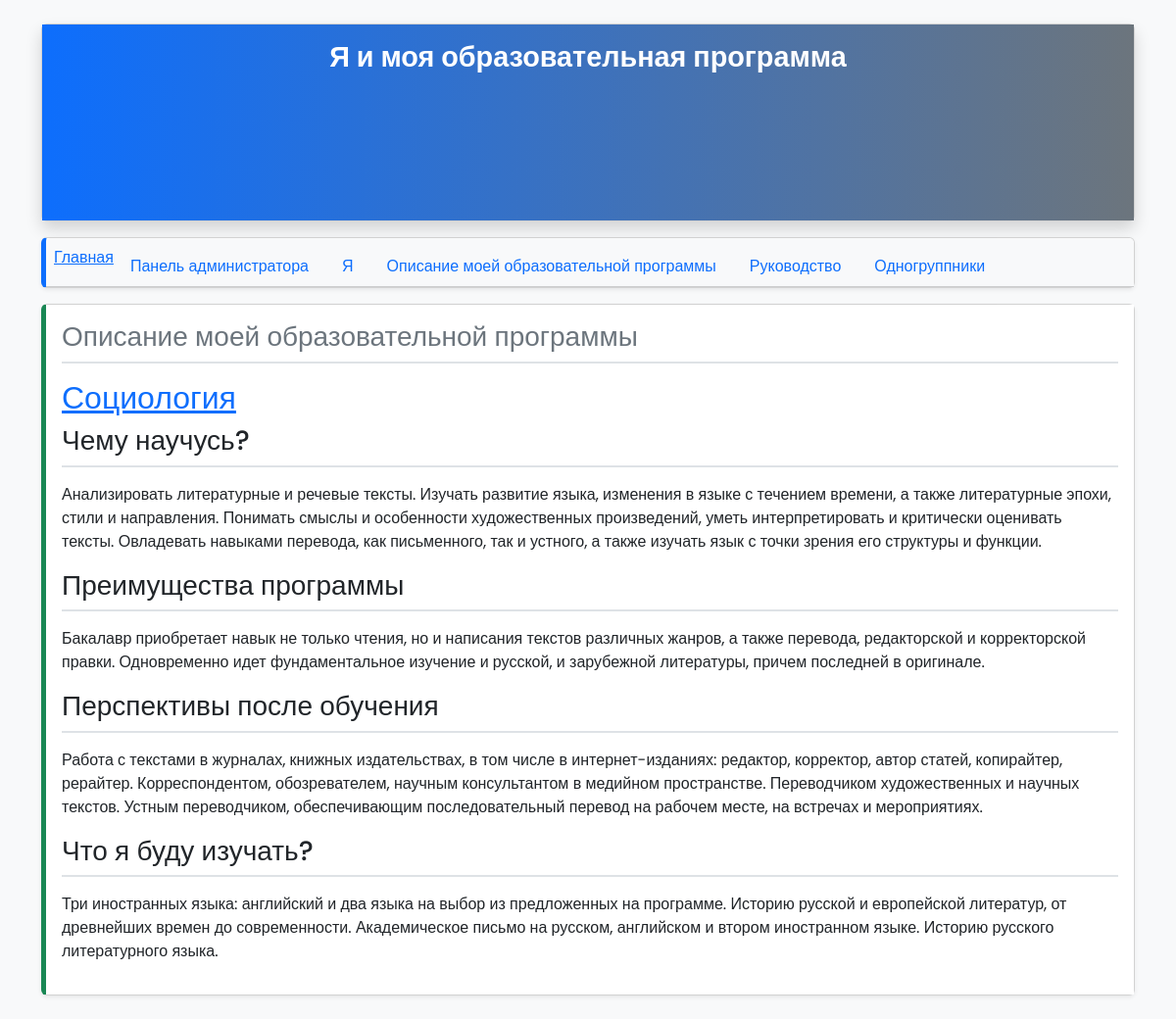
The page /app2/about_programm_read on the database as committed earlier.
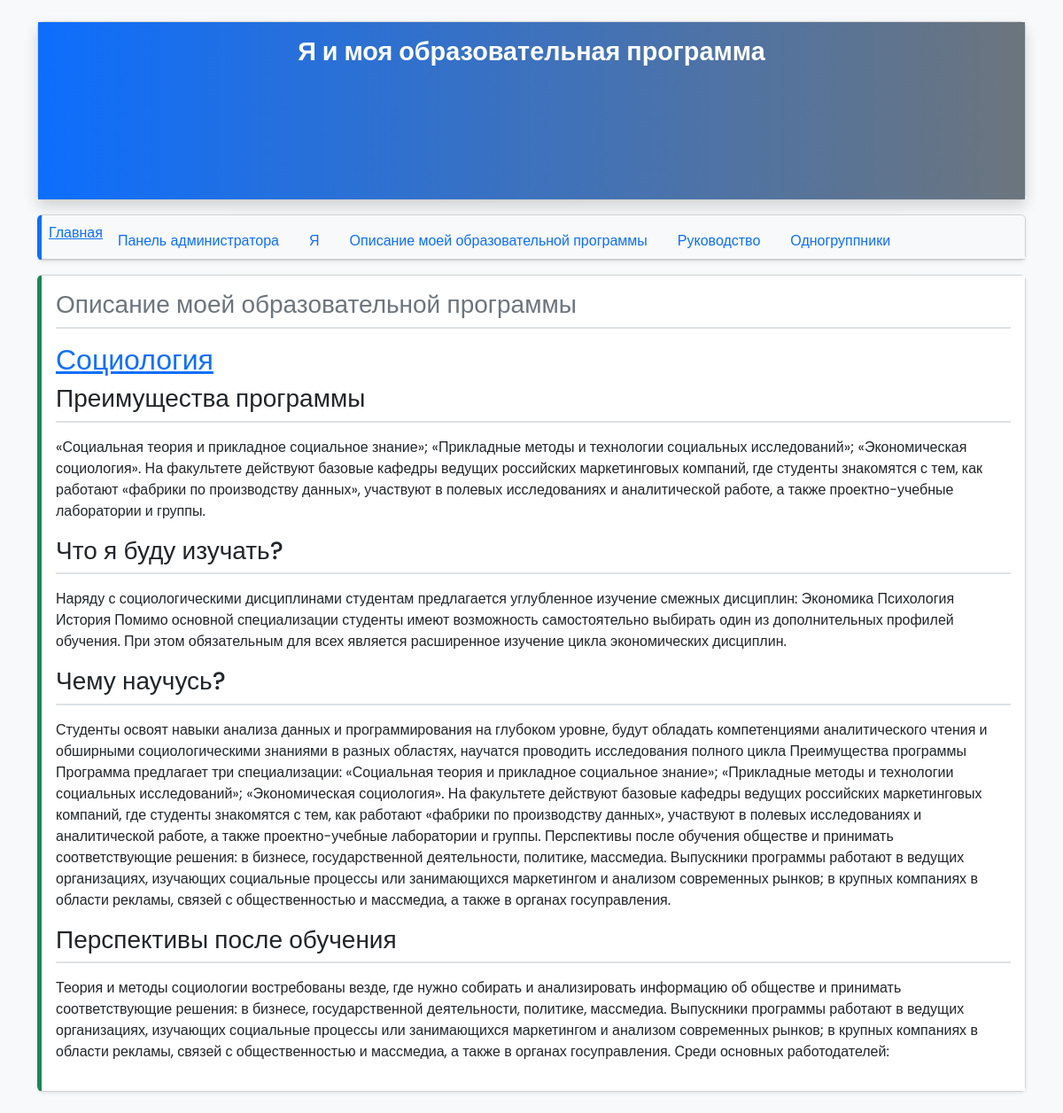
The same page on the database as committed later.
### StelmakApp_2/models.py (models this page shows, shortened)
class about_programm(models.Model):
    title = models.CharField('Название', max_length = 50)
    text = models.TextField('Текст')
    class Meta:
        verbose_name = "О_программе_Таблица"
        verbose_name_plural = "О_программе_Таблицы"
        ordering = ("-pk", )

### StelmakApp_2/views.py (the view)
# urls.py: path('about_programm_read', views.about_programm_read, name='about_programm_read')
def about_programm_read(request):
    all_obj = about_programm.objects.order_by('text')
    return render(request, 'StelmakApp_2/about_programm_read.html', {'all_obj': all_obj})

### StelmakApp_2/templates/StelmakApp_2/about_programm_read.html (shortened to what this page needs)
{% extends 'StelmakApp_2/base.html' %}
{% block small %}
Описание моей образовательной программы
{% endblock %}
{% block content %}
<h2><a href="https://www.hse.ru/ba/soc">Социология</a></h2>
<div class = 'features'>
    {% for el in all_obj %}
        <div class = 'oprst'>
            <h3>{{ el.title }}</h3>
            <p>{{ el.text }}</p>
        </div>
    {% endfor %}
</div>
{% endblock %}

Rows that differ between the two databases and show on the page:
changed about_programm "Преимущества программы": text "Бакалавр приобретает навык не только чтения, но и написания текстов различных жанров, а также перевода, редакторской и корректорской правки. Одновременно идет фундаментальное изучение и русской, и зарубежной литературы, причем последней в оригинале." → "«Социальная теория и прикладное социальное знание»; «Прикладные методы и технологии социальных исследований»; «Экономическая социология». На факультете действуют базовые кафедры ведущих российских маркетинговых компаний, где студенты знакомятся с тем, как работают «фабрики по производству данных», участвуют в полевых исследованиях и аналитической работе, а также проектно-учебные лаборатории и группы."; moves up the list
changed about_programm "Что я буду изучать?": text "Три иностранных языка: английский и два языка на выбор из предложенных на программе. Историю русской и европейской литератур, от древнейших времен до современности. Академическое письмо на русском, английском и втором иностранном языке. Историю русского литературного языка." → "Наряду с социологическими дисциплинами студентам предлагается углубленное изучение смежных дисциплин: Экономика Психология История Помимо основной специализации студенты имеют возможность самостоятельно выбирать один из дополнительных профилей обучения. При этом обязательным для всех является расширенное изучение цикла экономических дисциплин."; moves up the list
changed about_programm "Чему научусь?": text "Анализировать литературные и речевые тексты. Изучать развитие языка, изменения в языке с течением времени, а также литературные эпохи, стили и направления. Понимать смыслы и особенности художественных произведений, уметь интерпретировать и критически оценивать тексты. Овладевать навыками перевода, как письменного, так и устного, а также изучать язык с точки зрения его структуры и функции." → "Студенты освоят навыки анализа данных и программирования на глубоком уровне, будут обладать компетенциями аналитического чтения и обширными социологическими знаниями в разных областях, научатся проводить исследования полного цикла Преимущества программы Программа предлагает три специализации: «Социальная теория и прикладное социальное знание»; «Прикладные методы и технологии социальных исследований»; «Экономическая социология». На факультете действуют базовые кафедры ведущих российских маркетинговых компаний, где студенты знакомятся с тем, как работают «фабрики по производству данных», участвуют в полевых исследованиях и аналитической работе, а также проектно-учебные лаборатории и группы.…"
changed about_programm "Перспективы после обучения": text "Работа с текстами в журналах, книжных издательствах, в том числе в интернет-изданиях: редактор, корректор, автор статей, копирайтер, рерайтер. Корреспондентом, обозревателем, научным консультантом в медийном пространстве. Переводчиком художественных и научных текстов. Устным переводчиком, обеспечивающим последовательный перевод на рабочем месте, на встречах и мероприятиях." → "Теория и методы социологии востребованы везде, где нужно собирать и анализировать информацию об обществе и принимать соответствующие решения: в бизнесе, государственной деятельности, политике, массмедиа. Выпускники программы работают в ведущих организациях, изучающих социальные процессы или занимающихся маркетингом и анализом современных рынков; в крупных компаниях в области рекламы, связей с общественностью и массмедиа, а также в органах госуправления. Среди основных работодателей:"
